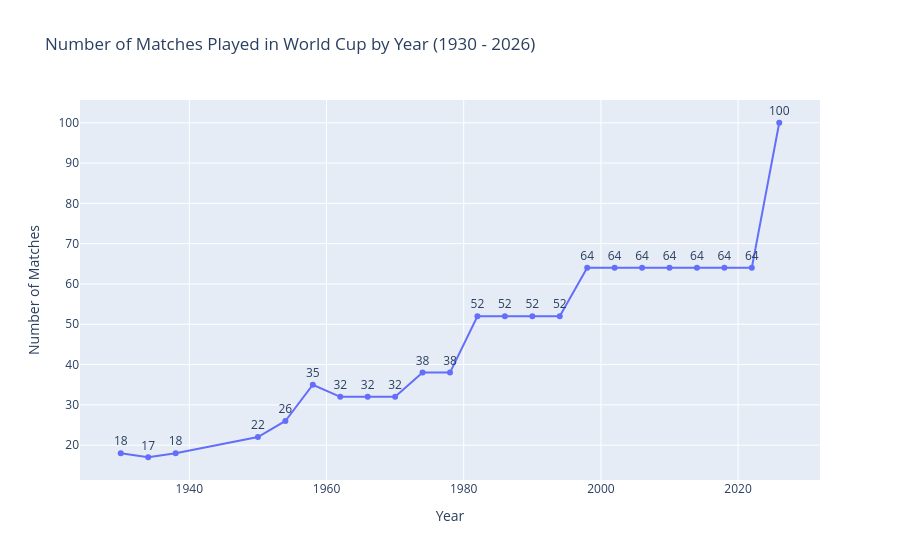

The cell this chart's notebook holds for it:
### Markdown cell above
##### How many matches have been played at each edition of the World Cup tournament?

### Code cell
world_cup_matches = results_clean_df[world_cup_mask].groupby('year').size().reset_index(name='match_count').sort_values(by='year', ascending=True)

# display(world_cup_matches)
world_cup_matches_plot = px.line(world_cup_matches, x='year', y='match_count', title='Number of Matches Played in World Cup by Year (1930 - 2026)', labels={'year': 'Year', 'match_count': 'Number of Matches'}, markers=True, text='match_count')
world_cup_matches_plot.update_traces(texttemplate='%{y}', textposition='top center')

world_cup_matches_plot.show()
world_cup_matches_plot.write_html(f"{FINAL_PLOT_DIR}/world_cup_matches.html")
# FIFA website says that 2026 saw 104 matches being played, so is this dataset missing 4 matches? Missing semi-final and final matches.

### Figure 1 — Plotly figure (JSON) as saved in the notebook; plotly's stock layout.template omitted (floating-point values rounded to 4 significant figures)
{"data": [{"hovertemplate": "Year=%{x}<br>Number of Matches=%{text}<extra></extra>", "legendgroup": "", "line": {"color": "#636efa", "dash": "solid"}, "marker": {"symbol": "circle"}, "mode": "lines+markers+text", "name": "", "orientation": "v", "showlegend": false, "text": [18.0, 17.0, 18.0, 22.0, 26.0, 35.0, 32.0, 32.0, 32.0, 38.0, 38.0, 52.0, 52.0, 52.0, 52.0, 64.0, 64.0, 64.0, 64.0, 64.0, 64.0, 64.0, 100.0], "textposition": "top center", "texttemplate": "%{y}", "type": "scatter", "x": [1930, 1934, 1938, 1950, 1954, 1958, 1962, 1966, 1970, 1974, 1978, 1982, 1986, 1990, 1994, 1998, 2002, 2006, 2010, 2014, 2018, 2022, 2026], "xaxis": "x", "y": [18, 17, 18, 22, 26, 35, 32, 32, 32, 38, 38, 52, 52, 52, 52, 64, 64, 64, 64, 64, 64, 64, 100], "yaxis": "y"}], "layout": {"legend": {"tracegroupgap": 0}, "title": {"text": "Number of Matches Played in World Cup by Year (1930 - 2026)"}, "xaxis": {"anchor": "y", "domain": [0, 1], "title": {"text": "Year"}}, "yaxis": {"anchor": "x", "domain": [0, 1], "title": {"text": "Number of Matches"}}}}
